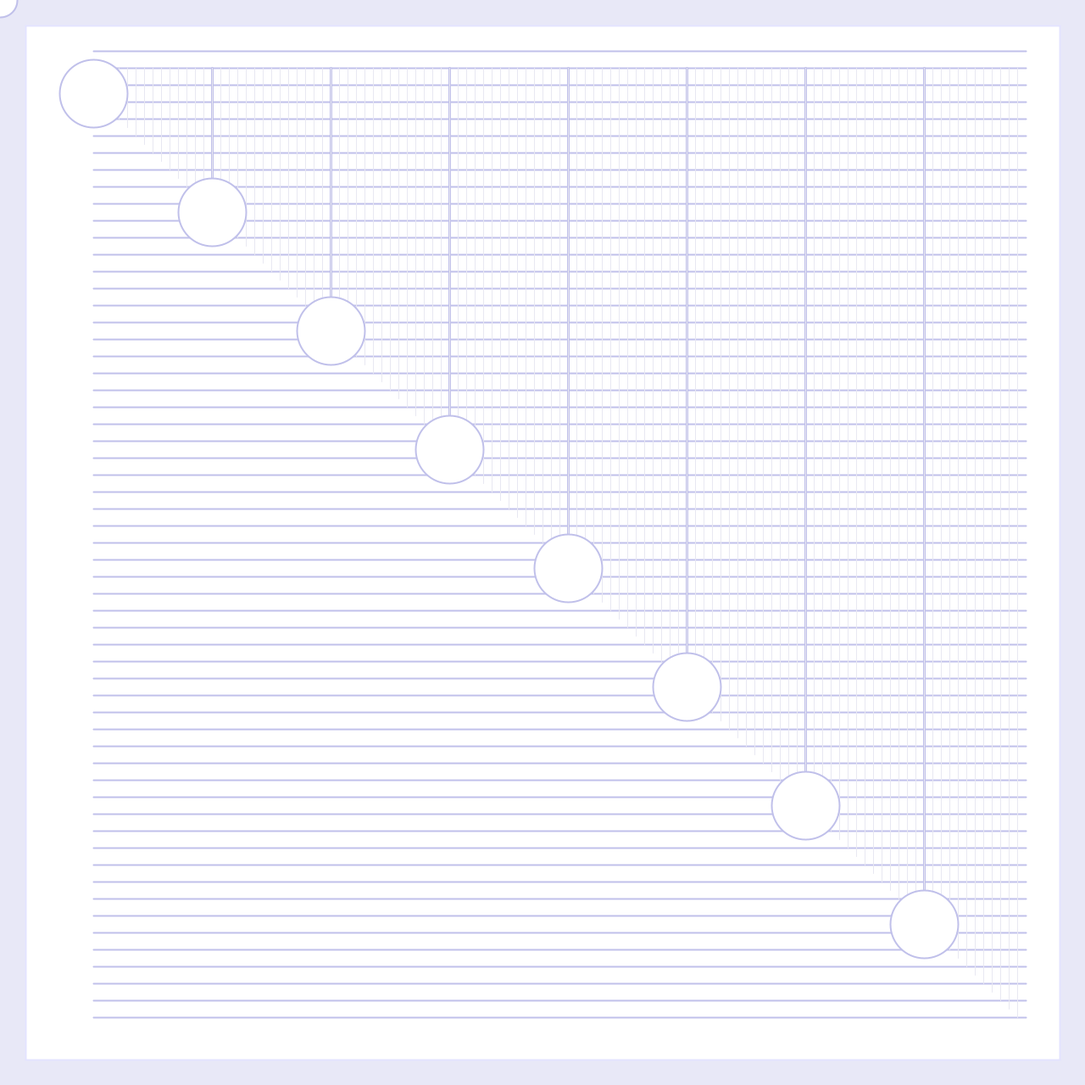
Frame 1 (no input)
Frame 60 (the mouse pressed at the canvas centre just before this capture): identical to frame 1, image omitted
Frame 120 (the mouse held since frame 60 and released just before this capture): blank canvas, image omitted

The Processing sketch that drew this single still picture (run headless with seeded random() and noise(); from frame 60 on, the mouse is pressed at the canvas centre):

// Processing sketch: purple_grids_circles
// ── purple_grids_circles.pde
void setup() {
  // size + background //
  size(1280, 1280);
  background(232, 232, 247);
  // square //
  stroke(227, 227, 255);
  rect(30, 30, 1220, 1220);
  // line horizontal
  stroke(192, 192, 234);
  for (int i = 60; i <= 1200; i+=20) { 
    line(110, i, 1210, i);
    stroke(192, 192, 234);
  }
  // line vertical //
  stroke(192, 192, 234);
  for (int i = 110; i <= 1200; i+=140) { 
    line(i, 80, i, i);  
    stroke(192, 192, 234);
    strokeWeight(3);
  }
  // line vertical (gray & samller) //
  strokeWeight(1);
  stroke(232, 232, 242);
  for (int i = 110; i <= 1200; i+=10) { 
    line(i, 80, i, i);  
    stroke(232, 232, 242);
  }
  // circle ellipses //
  stroke(192, 192, 234);
  strokeWeight(2);
  for (int i = 110; i <= 1200; i+=140) { 
    ellipse(i, i, 80, 80);  
    stroke(192, 192, 234);
  }
}
void draw() {
  background(232, 232, 247);
  // square 
  stroke(227, 227, 255);
  rect(30, 30, 1220, 1220);
  // line horizontal
  stroke(192, 192, 234);
  for (int i = 60; i <= 1200; i+=20) { 
    line(110, i, 1210, i);
    stroke(192, 192, 234);
  }
  // line vertical //
  stroke(192, 192, 234);
  for (int i = 110; i <= 1200; i+=140) { 
    line(i, 80, i, i);  
    stroke(192, 192, 234);
    strokeWeight(3);
  }
  // line vertical (gray & samller) //
  strokeWeight(1);
  stroke(232, 232, 242);
  for (int i = 110; i <= 1200; i+=10) { 
    line(i, 80, i, i);  
    stroke(232, 232, 242);
  }
  // circle ellipses //
  stroke(192, 192, 234);
  strokeWeight(2);
  for (int i = 110; i <= 1200; i+=140) { 
    ellipse(i, i, 80, 80);  
    stroke(192, 192, 234);
  }

  // *interactive mouse over* //
  if (mousePressed) {
    background(255);
  }
  ellipse(mouseX, mouseY, 40, 40);
}
